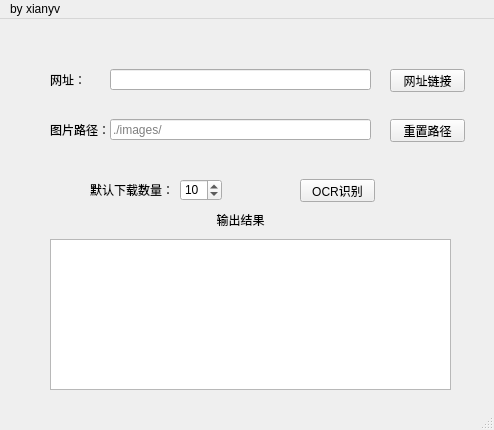
<?xml version="1.0" encoding="UTF-8"?>
<ui version="4.0">
 <class>MainWindow</class>
 <widget class="QMainWindow" name="MainWindow">
  <property name="geometry">
   <rect>
    <x>0</x>
    <y>0</y>
    <width>494</width>
    <height>430</height>
   </rect>
  </property>
  <property name="windowTitle">
   <string>MainWindow</string>
  </property>
  <property name="toolButtonStyle">
   <enum>Qt::ToolButtonTextOnly</enum>
  </property>
  <widget class="QWidget" name="centralwidget">
   <widget class="QPushButton" name="pushButton">
    <property name="geometry">
     <rect>
      <x>390</x>
      <y>50</y>
      <width>75</width>
      <height>23</height>
     </rect>
    </property>
    <property name="text">
     <string>网址链接</string>
    </property>
   </widget>
   <widget class="QPushButton" name="pushButton_2">
    <property name="geometry">
     <rect>
      <x>390</x>
      <y>100</y>
      <width>75</width>
      <height>23</height>
     </rect>
    </property>
    <property name="text">
     <string>重置路径</string>
    </property>
   </widget>
   <widget class="QPushButton" name="pushButton_3">
    <property name="geometry">
     <rect>
      <x>300</x>
      <y>160</y>
      <width>75</width>
      <height>23</height>
     </rect>
    </property>
    <property name="text">
     <string>OCR识别</string>
    </property>
   </widget>
   <widget class="QLabel" name="label">
    <property name="geometry">
     <rect>
      <x>50</x>
      <y>50</y>
      <width>61</width>
      <height>21</height>
     </rect>
    </property>
    <property name="text">
     <string>网址：</string>
    </property>
   </widget>
   <widget class="QLabel" name="label_2">
    <property name="geometry">
     <rect>
      <x>50</x>
      <y>100</y>
      <width>61</width>
      <height>21</height>
     </rect>
    </property>
    <property name="text">
     <string>图片路径：</string>
    </property>
   </widget>
   <widget class="QLineEdit" name="lineEdit">
    <property name="geometry">
     <rect>
      <x>110</x>
      <y>50</y>
      <width>261</width>
      <height>21</height>
     </rect>
    </property>
   </widget>
   <widget class="QLineEdit" name="lineEdit_2">
    <property name="geometry">
     <rect>
      <x>110</x>
      <y>100</y>
      <width>261</width>
      <height>21</height>
     </rect>
    </property>
    <property name="placeholderText">
     <string>./images/</string>
    </property>
   </widget>
   <widget class="QSpinBox" name="spinBox">
    <property name="geometry">
     <rect>
      <x>180</x>
      <y>160</y>
      <width>42</width>
      <height>22</height>
     </rect>
    </property>
    <property name="value">
     <number>10</number>
    </property>
   </widget>
   <widget class="QLabel" name="label_3">
    <property name="geometry">
     <rect>
      <x>90</x>
      <y>160</y>
      <width>81</width>
      <height>21</height>
     </rect>
    </property>
    <property name="text">
     <string>默认下载数量：</string>
    </property>
   </widget>
   <widget class="QTextEdit" name="textEdit">
    <property name="geometry">
     <rect>
      <x>50</x>
      <y>220</y>
      <width>401</width>
      <height>151</height>
     </rect>
    </property>
    <property name="readOnly">
     <bool>true</bool>
    </property>
    <property name="markdown">
     <string/>
    </property>
    <property name="html">
     <string>&lt;!DOCTYPE HTML PUBLIC &quot;-//W3C//DTD HTML 4.0//EN&quot; &quot;http://www.w3.org/TR/REC-html40/strict.dtd&quot;&gt;
&lt;html&gt;&lt;head&gt;&lt;meta name=&quot;qrichtext&quot; content=&quot;1&quot; /&gt;&lt;style type=&quot;text/css&quot;&gt;
p, li { white-space: pre-wrap; }
&lt;/style&gt;&lt;/head&gt;&lt;body style=&quot; font-family:'SimSun'; font-size:9pt; font-weight:400; font-style:normal;&quot;&gt;
&lt;p style=&quot;-qt-paragraph-type:empty; margin-top:0px; margin-bottom:0px; margin-left:0px; margin-right:0px; -qt-block-indent:0; text-indent:0px;&quot;&gt;&lt;br /&gt;&lt;/p&gt;&lt;/body&gt;&lt;/html&gt;</string>
    </property>
   </widget>
   <widget class="QLabel" name="label_4">
    <property name="geometry">
     <rect>
      <x>190</x>
      <y>190</y>
      <width>101</width>
      <height>21</height>
     </rect>
    </property>
    <property name="text">
     <string>输出结果</string>
    </property>
    <property name="textFormat">
     <enum>Qt::AutoText</enum>
    </property>
    <property name="alignment">
     <set>Qt::AlignCenter</set>
    </property>
   </widget>
  </widget>
  <widget class="QMenuBar" name="menubar">
   <property name="geometry">
    <rect>
     <x>0</x>
     <y>0</y>
     <width>494</width>
     <height>23</height>
    </rect>
   </property>
   <widget class="QMenu" name="menuby_xianyv">
    <property name="title">
     <string>by xianyv</string>
    </property>
   </widget>
   <addaction name="menuby_xianyv"/>
  </widget>
  <widget class="QStatusBar" name="statusbar"/>
 </widget>
 <resources/>
 <connections/>
</ui>
